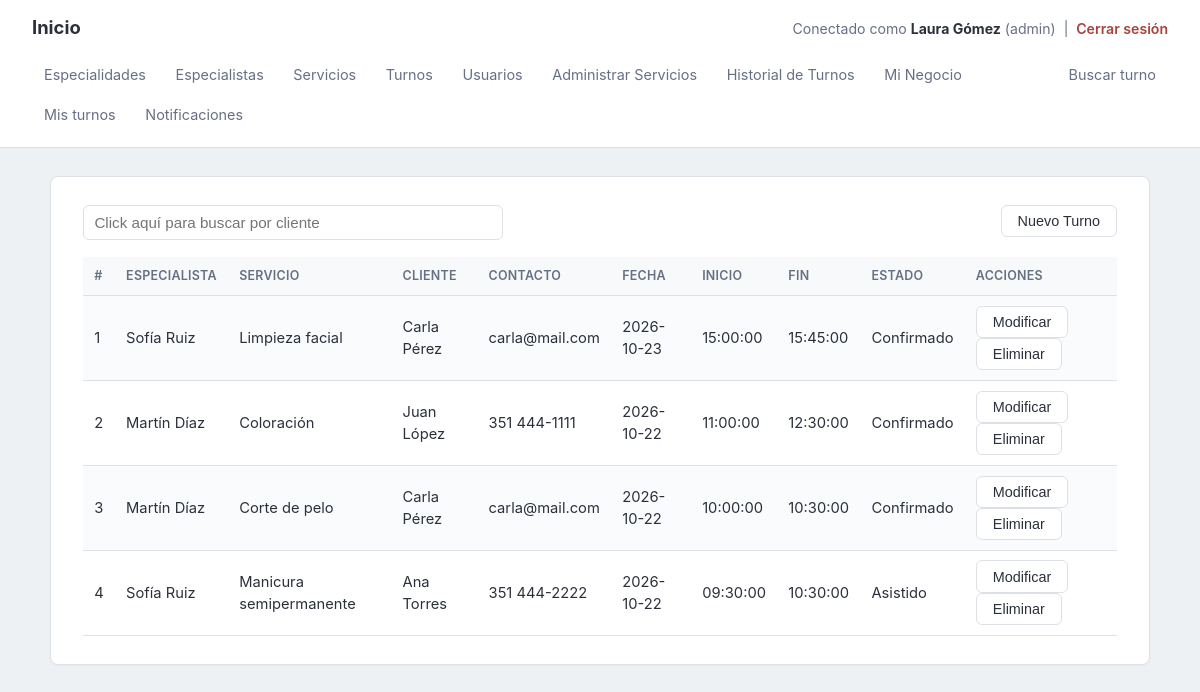
The page /turnos/index.php (signed in) on the database its author committed.
### tables this page shows
CREATE TABLE turnos (id INT AUTO_INCREMENT PRIMARY KEY, negocio_id INT NOT NULL, especialista_id INT NOT NULL, servicio_id INT NOT NULL, cliente_nombre VARCHAR(100) NOT NULL, cliente_contacto VARCHAR(100) DEFAULT NULL, fecha DATE NOT NULL, hora_inicio TIME NOT NULL, hora_fin TIME NOT NULL, estado ENUM('Confirmado','Asistido','Cancelado') DEFAULT 'Confirmado', FOREIGN KEY (negocio_id) REFERENCES negocio_config (id) ON DELETE CASCADE ON UPDATE CASCADE, FOREIGN KEY (especialista_id) REFERENCES especialistas (id) ON UPDATE CASCADE, FOREIGN KEY (servicio_id) REFERENCES servicios (id) ON UPDATE CASCADE);

CREATE TABLE especialistas (id INT AUTO_INCREMENT PRIMARY KEY, negocio_id INT NOT NULL, usuario_id INT DEFAULT NULL, especialidad_id INT NOT NULL, nombre VARCHAR(100) NOT NULL, estado VARCHAR(50) DEFAULT 'activo', FOREIGN KEY (negocio_id) REFERENCES negocio_config (id) ON DELETE CASCADE ON UPDATE CASCADE, FOREIGN KEY (usuario_id) REFERENCES usuarios (id) ON DELETE SET NULL ON UPDATE CASCADE, FOREIGN KEY (especialidad_id) REFERENCES especialidades (id) ON UPDATE CASCADE);

CREATE TABLE servicios (id INT AUTO_INCREMENT PRIMARY KEY, negocio_id INT NOT NULL, nombre VARCHAR(150) NOT NULL, duracion_min INT NOT NULL, precio DECIMAL(10,2) NOT NULL, estado VARCHAR(50) DEFAULT 'activo', FOREIGN KEY (negocio_id) REFERENCES negocio_config (id) ON DELETE CASCADE ON UPDATE CASCADE);

### turnos/index.php (the view, shortened to what this page needs)
<?php
require("../require_admin.php");
?>
<!doctype html>
<html>
<head>
<link rel="stylesheet" href="../estilos.css">
</head>
<body>
<?php require("../menu_interior.php"); ?>
<main class="container">
<div style="width: 60%;float: left" >
<form name="carga" id="carga" action="./" method="post">
<input style="width: 100%;" type="text" name="buscar" value="<?php echo isset($_POST['buscar']) ? htmlspecialchars($_POST['buscar']) : ''; ?>" placeholder="Click aquí para buscar por cliente">
</form>
</div>
<div align="right">
<button type="button" onclick="location.href='alta/'">Nuevo Turno</button>
</div>
<table class="table table-striped table-hover">
<tr>
	<th>#</th>
	<th>Especialista</th>
	<th>Servicio</th>
	<th>Cliente</th>
	<th>Contacto</th>
	<th>Fecha</th>
	<th>Inicio</th>
	<th>Fin</th>
	<th>Estado</th>
	<th>Acciones</th>
</tr>
<?php
$buscar = isset($_POST['buscar']) ? $_POST['buscar'] : '';
$like = '%' . $buscar . '%';
$negocio_id = $_SESSION['usuario_negocio_id'];
$sqls = "SELECT t.*, es.nombre AS especialista, sv.nombre AS servicio
         FROM turnos t
         JOIN especialistas es ON es.id = t.especialista_id
         JOIN servicios sv ON sv.id = t.servicio_id
         WHERE t.negocio_id = ? AND t.cliente_nombre LIKE ?
         ORDER BY t.fecha DESC, t.hora_inicio DESC";
$stmt = $conexion->prepare($sqls);
$stmt->bind_param("is", $negocio_id, $like);
$stmt->execute();
$res = $stmt->get_result();
$i = 1;
while ($fila = $res->fetch_assoc()) {
$id = $fila['id'];
?>
<tr>
	<td><?php echo $i; ?></td>
	<td><?php echo htmlspecialchars($fila['especialista']); ?></td>
	<td><?php echo htmlspecialchars($fila['servicio']); ?></td>
	<td><?php echo htmlspecialchars($fila['cliente_nombre']); ?></td>
	<td><?php echo htmlspecialchars($fila['cliente_contacto']); ?></td>
	<td><?php echo htmlspecialchars($fila['fecha']); ?></td>
	<td><?php echo htmlspecialchars($fila['hora_inicio']); ?></td>
	<td><?php echo htmlspecialchars($fila['hora_fin']); ?></td>
	<td><?php echo htmlspecialchars($fila['estado']); ?></td>
	<td>
	<button type="button" onclick="location.href='modificacion/index.php?id=<?php echo $id; ?>'">Modificar</button>
	<button type="button" onclick="if(confirm('¿Eliminar este turno?')) location.href='baja/index.php?id=<?php echo $id; ?>'">Eliminar</button>
	</td>
</tr>
<?php $i++; } $stmt->close(); ?>
</table>
</main>
</body>
</html>

### menu_interior.php (shortened to what this page needs)
<?php require __DIR__ . '/notificaciones_contador.php'; ?>
<header class="topbar">
<h1><a href="../">Inicio</a></h1>
<p class="session-info">
Conectado como <strong><?php echo htmlspecialchars($_SESSION['usuario_nombre']); ?></strong>
(<?php echo htmlspecialchars($_SESSION['usuario_rol']); ?>)
&nbsp;|&nbsp; <a href="../logout.php">Cerrar sesión</a>
</p>
<nav class="navmenu">
<ul>
<li><a href="../especialidades/">Especialidades</a></li>
<li><a href="../especialistas/">Especialistas</a></li>
<li><a href="../servicios/">Servicios</a></li>
<li><a href="../turnos/">Turnos</a></li>
<li><a href="../usuarios/">Usuarios</a></li>
<li><a href="../especialista_servicios/">Administrar Servicios</a></li>
<li><a href="../historial_turnos/">Historial de Turnos</a></li>
<li><a href="../negocio_config/">Mi Negocio</a></li>
<li style="margin-left:auto;"><a href="../turnos_disponibles/">Buscar turno</a></li>
<li><a href="../mis_turnos/">Mis turnos</a></li>
<li><a href="<?php echo BASE_URL; ?>/notificaciones/">Notificaciones<?php echo $pendientes ? ' (' . $pendientes . ')' : ''; ?></a></li>
</ul>
</nav>
</header>

### estilos.css (style rules this page uses)
:root { --bg: #eef1f4; --surface: #ffffff; --text: #2b303b; --text-muted: #667085; --border: #dde1e6; --primary: #3a5a78; --primary-dark: #2c4a63; --danger: #a8433c; --radius: 6px; }
* { box-sizing: border-box; }
html, body { margin: 0; padding: 0; min-height: 100%; }
body { background: var(--bg); color: var(--text); font-family: -apple-system, BlinkMacSystemFont, "Segoe UI", Roboto, Helvetica, Arial, sans-serif; font-size: 15px; line-height: 1.5; }
h1 { margin: 0 0 1rem; font-size: 1.4rem; font-weight: 700; }
p { margin: .5rem 0 1rem; }
a { color: var(--primary); text-decoration: none; }
.topbar { background: var(--surface); border-bottom: 1px solid var(--border); padding: .9rem 2rem; display: flex; flex-wrap: wrap; align-items: center; justify-content: space-between; gap: .5rem 1.5rem; }
.topbar h1 { margin: 0; font-size: 1.15rem; order: 1; }
.topbar h1 a { color: var(--text); font-weight: 700; }
.session-info { order: 2; margin: 0; font-size: .88rem; color: var(--text-muted); white-space: nowrap; }
.session-info strong { color: var(--text); }
.session-info a { color: var(--danger); font-weight: 600; }
.navmenu { order: 3; flex-basis: 100%; }
.navmenu ul { list-style: none; display: flex; flex-wrap: wrap; gap: .35rem; margin: .5rem 0 0; padding: 0; }
.navmenu li { display: inline; }
.navmenu a { display: inline-block; padding: .4rem .75rem; border-radius: var(--radius); color: var(--text-muted); font-size: .9rem; }
main.container { max-width: 1100px; margin: 1.75rem auto; background: var(--surface); border: 1px solid var(--border); border-radius: 8px; padding: 1.75rem 2rem; box-shadow: 0 1px 2px rgba(16, 24, 40, .04); }
main.container::after { content: ""; display: table; clear: both; }
input[type="text"], input[type="email"], input[type="password"], input[type="date"], input[type="time"], input[type="number"] { display: block; width: 100%; max-width: 420px; padding: .5rem .65rem; border: 1px solid var(--border); border-radius: var(--radius); font-size: .95rem; color: var(--text); background: #fff; }
input[name="buscar"] { padding: .5rem .65rem; border: 1px solid var(--border); border-radius: var(--radius); font-size: .95rem; background: #fff; }
button { background: #fff; color: var(--text); border: 1px solid var(--border); padding: .45rem 1rem; border-radius: var(--radius); font-size: .9rem; cursor: pointer; }
table.table { width: 100%; border-collapse: collapse; margin-top: 1.25rem; font-size: .92rem; }
table.table th, table.table td { padding: .6rem .7rem; text-align: left; border-bottom: 1px solid var(--border); vertical-align: middle; }
table.table th { background: #f8f9fb; font-size: .78rem; text-transform: uppercase; letter-spacing: .02em; color: var(--text-muted); font-weight: 600; }
table.table-striped tr:nth-child(even) { background: #fafbfc; }
table.table td button { margin-right: .35rem; }
table.table td button:last-child { margin-right: 0; }

### rows shown on the page
turnos: especialista.nombre "Sofía Ruiz", servicio.nombre "Limpieza facial", cliente_nombre "Carla Pérez", cliente_contacto "carla@mail.com", fecha "2026-10-23", hora_inicio "15:00:00", hora_fin "15:45:00", estado "Confirmado"
turnos: especialista.nombre "Martín Díaz", servicio.nombre "Coloración", cliente_nombre "Juan López", cliente_contacto "351 444-1111", fecha "2026-10-22", hora_inicio "11:00:00", hora_fin "12:30:00", estado "Confirmado"
turnos: especialista.nombre "Martín Díaz", servicio.nombre "Corte de pelo", cliente_nombre "Carla Pérez", cliente_contacto "carla@mail.com", fecha "2026-10-22", hora_inicio "10:00:00", hora_fin "10:30:00", estado "Confirmado"
turnos: especialista.nombre "Sofía Ruiz", servicio.nombre "Manicura semipermanente", cliente_nombre "Ana Torres", cliente_contacto "351 444-2222", fecha "2026-10-22", hora_inicio "09:30:00", hora_fin "10:30:00", estado "Asistido"

### other values the page prints
$_SESSION['usuario_nombre'] "Laura Gómez"
$_SESSION['usuario_rol'] "admin"
